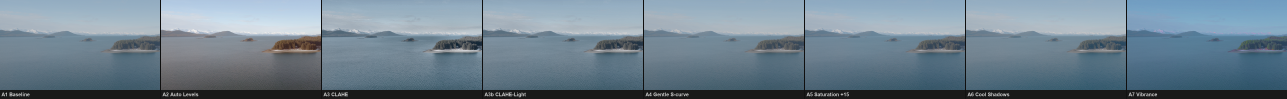
#> input picture phase2_contact_sheets/poc/frame_500/combined_all_variants.png, 5148 x 396 px (shown at 1/4 size)
$ python -i poc_phase2.py   (imports and definitions only)
#> lines starting #> are read from the running program, lines starting #| are printed output that depends on the picture
#> further down, picture is the input picture: shape (396, 5148, 3); mean B, G, R 143.2, 129.5, 110.9
"""
poc_phase2.py ??? Phase 2 single-frame variant POC.

Extracts one frame from the Phase 1 winner video, applies all 7 Phase 2
refinement variants (A1-A7), and saves:
  - 7 individual PNGs  (one per variant)
  - 1 combined side-by-side PNG (all 7 variants)

Output folder: phase2_contact_sheets\poc\

Set INPUT_VIDEO and FRAME_NUMBER before running.
"""

import os
import sys
from pathlib import Path

import cv2
import numpy as np
from PIL import Image, ImageDraw, ImageFont

# ---------------------------------------------------------------------------
# Configuration ??? set before running
# ---------------------------------------------------------------------------

INPUT_VIDEO = r"C:\dev\All_dev_projects_testing_folder\Devinci_Resolve_automation_M4Pro_video\phase1_output_video\DJI_20260223132708_0001_D_DLOGM_REC709_65_CUBE_ZRG_V1.MP4"
FRAME_NUMBER = 775

BASE_DIR = Path(__file__).parent
OUTPUT_DIR = BASE_DIR / "phase2_contact_sheets" / "poc" / f"frame_{FRAME_NUMBER}"

# ---------------------------------------------------------------------------
# Frame extraction
# ---------------------------------------------------------------------------

# [13 lines left out: function extract_frame, not called in this run]

# ---------------------------------------------------------------------------
# Variant implementations (A1-A7)
# All operate on BGR uint8 numpy arrays, return BGR uint8.
# ---------------------------------------------------------------------------

def apply_a1_baseline(frame: np.ndarray) -> np.ndarray:
    """A1: Baseline ??? Phase 1 winner unmodified."""
    return frame.copy()


# [7 lines left out: function apply_a2_auto_levels, not called in this run]


def apply_a3_clahe(frame: np.ndarray) -> np.ndarray:
    """A3: CLAHE ??? local contrast enhancement on L channel in LAB."""
    lab = cv2.cvtColor(frame, cv2.COLOR_BGR2Lab)
#> lab: shape (396, 5148, 3); mean of channels 0, 1, 2 133.9, 124.7, 118.6
    l, a, b = cv2.split(lab)
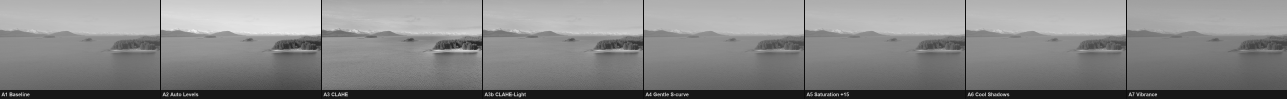
#> l: shape (396, 5148) (shown at 1/4 size); min 11, max 250, mean 133.9
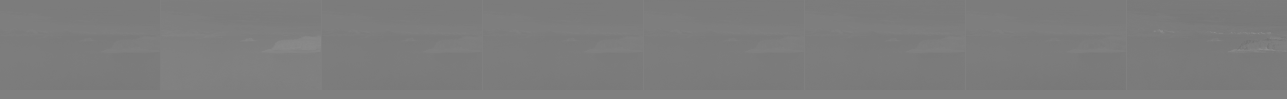
#> a: shape (396, 5148) (shown at 1/4 size); min 112, max 152, mean 124.7
    clahe = cv2.createCLAHE(clipLimit=2.0, tileGridSize=(8, 8))
    l_clahe = clahe.apply(l)
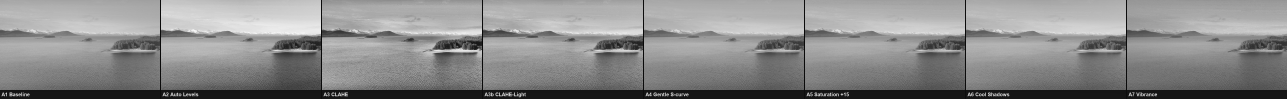
#> l_clahe: shape (396, 5148) (shown at 1/4 size); min 6, max 253, mean 138.4
    return cv2.cvtColor(cv2.merge([l_clahe, a, b]), cv2.COLOR_Lab2BGR)
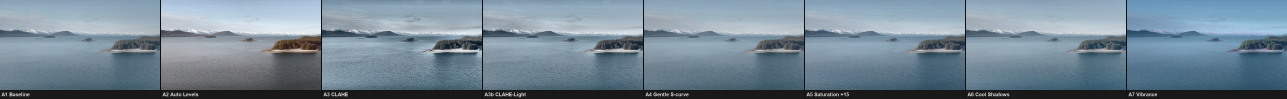
#> returned value: shape (396, 5148, 3) (shown at 1/4 size); mean B, G, R 148, 134.3, 115.6


def _build_scurve_lut() -> np.ndarray:
    """
    Gentle S-curve: lifts shadows slightly, pulls highlights slightly.
    Applied to L channel only to avoid color shift.
    """
    x = np.arange(256, dtype=np.float32) / 255.0
    y = x.copy()
    # Shadow lift: input 0.0-0.33 gets a small upward nudge
    shadow = x < 0.33
    y[shadow] = x[shadow] + 0.06 * (1.0 - x[shadow] / 0.33)
    # Highlight pull: input 0.66-1.0 gets a small downward nudge
    highlight = x > 0.66
    y[highlight] = x[highlight] - 0.06 * ((x[highlight] - 0.66) / 0.34)
    return (np.clip(y, 0.0, 1.0) * 255.0).astype(np.uint8)

_SCURVE_LUT = _build_scurve_lut()

# [55 lines left out: functions apply_a3b_clahe_light, apply_a4_scurve, apply_a5_saturation, apply_a6_cool_shadows, apply_a7_vibrance, not called in this run]


# ---------------------------------------------------------------------------
# Variant registry
# ---------------------------------------------------------------------------

VARIANTS = [
    ("A1", "Baseline",       apply_a1_baseline),
    ("A2", "Auto Levels",    apply_a2_auto_levels),
    ("A3", "CLAHE",          apply_a3_clahe),
    ("A3b", "CLAHE-Light",   apply_a3b_clahe_light),
    ("A4", "Gentle S-curve", apply_a4_scurve),
    ("A5", "Saturation +15", apply_a5_saturation),
    ("A6", "Cool Shadows",   apply_a6_cool_shadows),
    ("A7", "Vibrance",       apply_a7_vibrance),
]

# ---------------------------------------------------------------------------
# Combined image
# ---------------------------------------------------------------------------

def _bgr_to_pil(bgr: np.ndarray) -> Image.Image:
    return Image.fromarray(cv2.cvtColor(bgr, cv2.COLOR_BGR2RGB))


# [76 lines left out: functions _get_font, save_combined, main, not called in this run]


# [2 lines not run here, left out]

>>> import cv2
>>> picture = cv2.imread('phase2_contact_sheets/poc/frame_500/combined_all_variants.png')
>>> result = apply_a3_clahe(picture)
